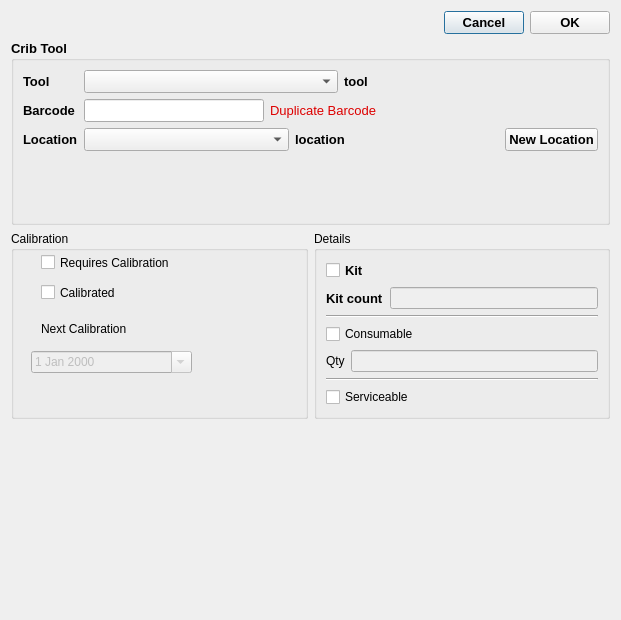
<?xml version="1.0" encoding="UTF-8"?>
<ui version="4.0">
 <class>CribToolDetail</class>
 <widget class="QDialog" name="CribToolDetail">
  <property name="geometry">
   <rect>
    <x>0</x>
    <y>0</y>
    <width>621</width>
    <height>620</height>
   </rect>
  </property>
  <property name="windowTitle">
   <string>New Cribtool</string>
  </property>
  <layout class="QVBoxLayout" name="verticalLayout_2">
   <item>
    <layout class="QHBoxLayout" name="horizontalLayout_3">
     <item>
      <spacer name="horizontalSpacer_2">
       <property name="orientation">
        <enum>Qt::Horizontal</enum>
       </property>
       <property name="sizeHint" stdset="0">
        <size>
         <width>40</width>
         <height>20</height>
        </size>
       </property>
      </spacer>
     </item>
     <item>
      <widget class="QPushButton" name="cancelButton">
       <property name="font">
        <font>
         <pointsize>10</pointsize>
         <weight>75</weight>
         <bold>true</bold>
        </font>
       </property>
       <property name="text">
        <string>Cancel</string>
       </property>
      </widget>
     </item>
     <item>
      <widget class="QPushButton" name="saveButton">
       <property name="font">
        <font>
         <pointsize>10</pointsize>
         <weight>75</weight>
         <bold>true</bold>
        </font>
       </property>
       <property name="text">
        <string>OK</string>
       </property>
      </widget>
     </item>
    </layout>
   </item>
   <item>
    <layout class="QGridLayout" name="gridLayout_5">
     <item row="0" column="0">
      <widget class="QGroupBox" name="groupBox">
       <property name="font">
        <font>
         <pointsize>10</pointsize>
         <weight>75</weight>
         <bold>true</bold>
        </font>
       </property>
       <property name="styleSheet">
        <string notr="true"/>
       </property>
       <property name="title">
        <string>Crib Tool</string>
       </property>
       <layout class="QFormLayout" name="formLayout">
        <item row="0" column="0">
         <widget class="QLabel" name="label">
          <property name="text">
           <string>Tool</string>
          </property>
         </widget>
        </item>
        <item row="0" column="1">
         <layout class="QHBoxLayout" name="horizontalLayout_6">
          <item>
           <widget class="QComboBox" name="toolComboBox"/>
          </item>
          <item>
           <widget class="QLabel" name="toolLabel">
            <property name="text">
             <string>tool</string>
            </property>
           </widget>
          </item>
         </layout>
        </item>
        <item row="1" column="0">
         <widget class="QLabel" name="label_2">
          <property name="text">
           <string>Barcode</string>
          </property>
         </widget>
        </item>
        <item row="1" column="1">
         <layout class="QHBoxLayout" name="horizontalLayout_4">
          <item>
           <widget class="QLineEdit" name="barcodeLineEdit">
            <property name="maximumSize">
             <size>
              <width>180</width>
              <height>16777215</height>
             </size>
            </property>
           </widget>
          </item>
          <item>
           <widget class="QLabel" name="barcodeErrorLabel">
            <property name="styleSheet">
             <string notr="true">color: rgb(221, 0, 0);
font: 75;</string>
            </property>
            <property name="text">
             <string>Duplicate Barcode</string>
            </property>
           </widget>
          </item>
          <item>
           <spacer name="horizontalSpacer">
            <property name="orientation">
             <enum>Qt::Horizontal</enum>
            </property>
            <property name="sizeHint" stdset="0">
             <size>
              <width>40</width>
              <height>20</height>
             </size>
            </property>
           </spacer>
          </item>
         </layout>
        </item>
        <item row="2" column="0">
         <widget class="QLabel" name="label_3">
          <property name="text">
           <string>Location</string>
          </property>
         </widget>
        </item>
        <item row="2" column="1">
         <layout class="QHBoxLayout" name="horizontalLayout_7">
          <item>
           <widget class="QComboBox" name="locationComboBox"/>
          </item>
          <item>
           <widget class="QLabel" name="locationLabel">
            <property name="text">
             <string>location</string>
            </property>
           </widget>
          </item>
          <item>
           <widget class="QPushButton" name="newLocationButton">
            <property name="sizePolicy">
             <sizepolicy hsizetype="Maximum" vsizetype="Fixed">
              <horstretch>0</horstretch>
              <verstretch>0</verstretch>
             </sizepolicy>
            </property>
            <property name="text">
             <string>New Location</string>
            </property>
           </widget>
          </item>
         </layout>
        </item>
       </layout>
      </widget>
     </item>
    </layout>
   </item>
   <item>
    <layout class="QHBoxLayout" name="horizontalLayout_2" stretch="1,1">
     <item>
      <widget class="QGroupBox" name="groupBox_2">
       <property name="title">
        <string>Calibration</string>
       </property>
       <widget class="QCheckBox" name="requiresCalibrationCheckBox">
        <property name="geometry">
         <rect>
          <x>30</x>
          <y>16</y>
          <width>151</width>
          <height>31</height>
         </rect>
        </property>
        <property name="text">
         <string>Requires Calibration</string>
        </property>
       </widget>
       <widget class="QCheckBox" name="calibratedCheckBox">
        <property name="geometry">
         <rect>
          <x>30</x>
          <y>46</y>
          <width>131</width>
          <height>31</height>
         </rect>
        </property>
        <property name="text">
         <string>Calibrated</string>
        </property>
       </widget>
       <widget class="QLabel" name="label_5">
        <property name="geometry">
         <rect>
          <x>30</x>
          <y>90</y>
          <width>111</width>
          <height>16</height>
         </rect>
        </property>
        <property name="text">
         <string>Next Calibration</string>
        </property>
       </widget>
       <widget class="QDateEdit" name="dateEdit">
        <property name="enabled">
         <bool>false</bool>
        </property>
        <property name="geometry">
         <rect>
          <x>20</x>
          <y>120</y>
          <width>161</width>
          <height>22</height>
         </rect>
        </property>
        <property name="calendarPopup">
         <bool>true</bool>
        </property>
       </widget>
      </widget>
     </item>
     <item>
      <widget class="QGroupBox" name="groupBox_3">
       <property name="title">
        <string>Details</string>
       </property>
       <layout class="QVBoxLayout" name="verticalLayout">
        <item>
         <widget class="QCheckBox" name="kitCheckBox">
          <property name="font">
           <font>
            <pointsize>10</pointsize>
            <weight>75</weight>
            <bold>true</bold>
           </font>
          </property>
          <property name="text">
           <string>Kit</string>
          </property>
         </widget>
        </item>
        <item>
         <layout class="QHBoxLayout" name="horizontalLayout">
          <item>
           <widget class="QLabel" name="label_4">
            <property name="font">
             <font>
              <pointsize>10</pointsize>
              <weight>75</weight>
              <bold>true</bold>
             </font>
            </property>
            <property name="text">
             <string>Kit count</string>
            </property>
           </widget>
          </item>
          <item>
           <widget class="QLineEdit" name="kitCountLineEdit">
            <property name="enabled">
             <bool>false</bool>
            </property>
           </widget>
          </item>
         </layout>
        </item>
        <item>
         <widget class="Line" name="line">
          <property name="orientation">
           <enum>Qt::Horizontal</enum>
          </property>
         </widget>
        </item>
        <item>
         <widget class="QCheckBox" name="consumableCheckBox">
          <property name="text">
           <string>Consumable</string>
          </property>
         </widget>
        </item>
        <item>
         <layout class="QHBoxLayout" name="horizontalLayout_5">
          <item>
           <widget class="QLabel" name="label_6">
            <property name="text">
             <string>Qty</string>
            </property>
           </widget>
          </item>
          <item>
           <widget class="QLineEdit" name="consumableQtyLineEdit">
            <property name="enabled">
             <bool>false</bool>
            </property>
           </widget>
          </item>
         </layout>
        </item>
        <item>
         <widget class="Line" name="line_2">
          <property name="orientation">
           <enum>Qt::Horizontal</enum>
          </property>
         </widget>
        </item>
        <item>
         <widget class="QCheckBox" name="serviceableCheckBox">
          <property name="text">
           <string>Serviceable</string>
          </property>
         </widget>
        </item>
       </layout>
      </widget>
     </item>
    </layout>
   </item>
   <item>
    <widget class="QWidget" name="keybrd" native="true"/>
   </item>
  </layout>
 </widget>
 <resources/>
 <connections/>
</ui>
